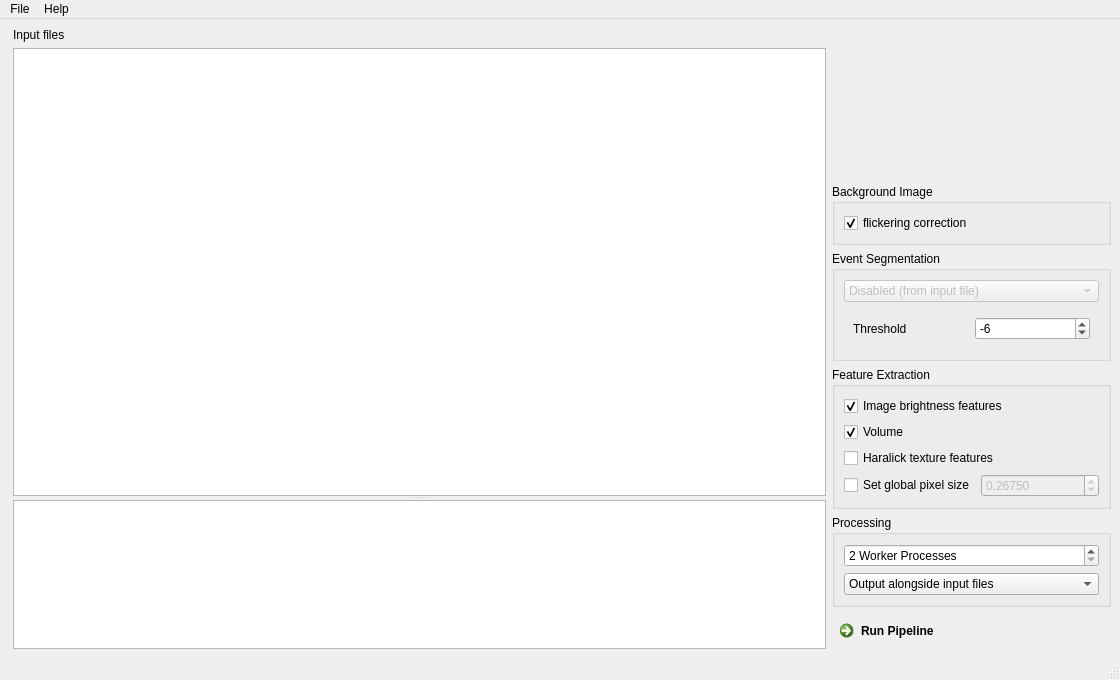
<?xml version="1.0" encoding="UTF-8"?>
<ui version="4.0">
 <class>MainWindow</class>
 <widget class="QMainWindow" name="MainWindow">
  <property name="geometry">
   <rect>
    <x>0</x>
    <y>0</y>
    <width>1120</width>
    <height>680</height>
   </rect>
  </property>
  <property name="windowTitle">
   <string>MainWindow</string>
  </property>
  <widget class="QWidget" name="centralwidget">
   <layout class="QHBoxLayout" name="horizontalLayout" stretch="4,1">
    <property name="leftMargin">
     <number>9</number>
    </property>
    <item>
     <layout class="QVBoxLayout" name="verticalLayout_5">
      <property name="leftMargin">
       <number>4</number>
      </property>
      <item>
       <widget class="QLabel" name="label_2">
        <property name="sizePolicy">
         <sizepolicy hsizetype="Expanding" vsizetype="Preferred">
          <horstretch>0</horstretch>
          <verstretch>0</verstretch>
         </sizepolicy>
        </property>
        <property name="text">
         <string>Input files</string>
        </property>
       </widget>
      </item>
      <item>
       <widget class="QSplitter" name="splitter">
        <property name="orientation">
         <enum>Qt::Vertical</enum>
        </property>
        <widget class="ProgressTable" name="tableView_input">
         <property name="sizePolicy">
          <sizepolicy hsizetype="Expanding" vsizetype="Expanding">
           <horstretch>1</horstretch>
           <verstretch>3</verstretch>
          </sizepolicy>
         </property>
         <property name="dragDropMode">
          <enum>QAbstractItemView::InternalMove</enum>
         </property>
         <property name="alternatingRowColors">
          <bool>true</bool>
         </property>
         <property name="selectionMode">
          <enum>QAbstractItemView::SingleSelection</enum>
         </property>
         <property name="selectionBehavior">
          <enum>QAbstractItemView::SelectRows</enum>
         </property>
         <property name="sortingEnabled">
          <bool>true</bool>
         </property>
         <property name="cornerButtonEnabled">
          <bool>false</bool>
         </property>
         <attribute name="horizontalHeaderMinimumSectionSize">
          <number>50</number>
         </attribute>
         <attribute name="horizontalHeaderStretchLastSection">
          <bool>true</bool>
         </attribute>
         <attribute name="verticalHeaderVisible">
          <bool>false</bool>
         </attribute>
        </widget>
        <widget class="QTextBrowser" name="textBrowser">
         <property name="sizePolicy">
          <sizepolicy hsizetype="Expanding" vsizetype="Expanding">
           <horstretch>1</horstretch>
           <verstretch>1</verstretch>
          </sizepolicy>
         </property>
        </widget>
       </widget>
      </item>
     </layout>
    </item>
    <item>
     <widget class="QWidget" name="widget_options" native="true">
      <property name="sizePolicy">
       <sizepolicy hsizetype="Minimum" vsizetype="Preferred">
        <horstretch>0</horstretch>
        <verstretch>0</verstretch>
       </sizepolicy>
      </property>
      <layout class="QVBoxLayout" name="verticalLayout">
       <property name="leftMargin">
        <number>0</number>
       </property>
       <property name="topMargin">
        <number>0</number>
       </property>
       <property name="rightMargin">
        <number>0</number>
       </property>
       <property name="bottomMargin">
        <number>0</number>
       </property>
       <item>
        <spacer name="verticalSpacer_2">
         <property name="orientation">
          <enum>Qt::Vertical</enum>
         </property>
         <property name="sizeHint" stdset="0">
          <size>
           <width>20</width>
           <height>40</height>
          </size>
         </property>
        </spacer>
       </item>
       <item>
        <widget class="QGroupBox" name="groupBox">
         <property name="title">
          <string>Background Image</string>
         </property>
         <layout class="QVBoxLayout" name="verticalLayout_2">
          <item>
           <widget class="QCheckBox" name="checkBox_bg_flickering">
            <property name="text">
             <string>flickering correction</string>
            </property>
            <property name="checked">
             <bool>true</bool>
            </property>
           </widget>
          </item>
         </layout>
        </widget>
       </item>
       <item>
        <widget class="QGroupBox" name="groupBox_4">
         <property name="sizePolicy">
          <sizepolicy hsizetype="Preferred" vsizetype="Preferred">
           <horstretch>0</horstretch>
           <verstretch>0</verstretch>
          </sizepolicy>
         </property>
         <property name="title">
          <string>Event Segmentation</string>
         </property>
         <layout class="QGridLayout" name="gridLayout_2">
          <item row="1" column="0" alignment="Qt::AlignTop">
           <widget class="QStackedWidget" name="stackedWidget_segmenter">
            <property name="sizePolicy">
             <sizepolicy hsizetype="Minimum" vsizetype="Minimum">
              <horstretch>0</horstretch>
              <verstretch>0</verstretch>
             </sizepolicy>
            </property>
            <property name="currentIndex">
             <number>1</number>
            </property>
            <widget class="QWidget" name="page">
             <layout class="QGridLayout" name="gridLayout">
              <item row="0" column="0">
               <widget class="QCheckBox" name="checkBox_basin_based">
                <property name="text">
                 <string>Use basins (output file links to input file)</string>
                </property>
               </widget>
              </item>
             </layout>
            </widget>
            <widget class="QWidget" name="page_2">
             <layout class="QGridLayout" name="gridLayout_3">
              <item row="0" column="0">
               <widget class="QLabel" name="label">
                <property name="text">
                 <string>Threshold</string>
                </property>
               </widget>
              </item>
              <item row="0" column="1">
               <widget class="QSpinBox" name="spinBox_thresh">
                <property name="toolTip">
                 <string>Mask-generating threshold for the background-corrected image.</string>
                </property>
                <property name="minimum">
                 <number>-10</number>
                </property>
                <property name="maximum">
                 <number>-1</number>
                </property>
                <property name="value">
                 <number>-6</number>
                </property>
               </widget>
              </item>
             </layout>
            </widget>
           </widget>
          </item>
          <item row="0" column="0">
           <widget class="QComboBox" name="comboBox_segmenter">
            <property name="enabled">
             <bool>false</bool>
            </property>
            <property name="sizePolicy">
             <sizepolicy hsizetype="Minimum" vsizetype="Fixed">
              <horstretch>0</horstretch>
              <verstretch>0</verstretch>
             </sizepolicy>
            </property>
            <item>
             <property name="text">
              <string>Disabled (from input file)</string>
             </property>
            </item>
            <item>
             <property name="text">
              <string>Threshold-based</string>
             </property>
            </item>
           </widget>
          </item>
         </layout>
        </widget>
       </item>
       <item alignment="Qt::AlignTop">
        <widget class="QGroupBox" name="groupBox_5">
         <property name="sizePolicy">
          <sizepolicy hsizetype="Preferred" vsizetype="Expanding">
           <horstretch>0</horstretch>
           <verstretch>0</verstretch>
          </sizepolicy>
         </property>
         <property name="title">
          <string>Feature Extraction</string>
         </property>
         <layout class="QVBoxLayout" name="verticalLayout_7">
          <item>
           <widget class="QCheckBox" name="checkBox_feat_bright">
            <property name="text">
             <string>Image brightness features</string>
            </property>
            <property name="checked">
             <bool>true</bool>
            </property>
           </widget>
          </item>
          <item>
           <widget class="QCheckBox" name="checkBox_feat_volume">
            <property name="text">
             <string>Volume</string>
            </property>
            <property name="checked">
             <bool>true</bool>
            </property>
           </widget>
          </item>
          <item>
           <widget class="QCheckBox" name="checkBox_feat_haralick">
            <property name="text">
             <string>Haralick texture features</string>
            </property>
           </widget>
          </item>
          <item>
           <layout class="QHBoxLayout" name="horizontalLayout_2">
            <property name="topMargin">
             <number>0</number>
            </property>
            <item>
             <widget class="QCheckBox" name="checkBox_pixel_size">
              <property name="text">
               <string>Set global pixel size</string>
              </property>
             </widget>
            </item>
            <item>
             <widget class="QDoubleSpinBox" name="doubleSpinBox_pixel_size">
              <property name="enabled">
               <bool>false</bool>
              </property>
              <property name="decimals">
               <number>5</number>
              </property>
              <property name="minimum">
               <double>0.100000000000000</double>
              </property>
              <property name="maximum">
               <double>0.950000000000000</double>
              </property>
              <property name="value">
               <double>0.267500000000000</double>
              </property>
             </widget>
            </item>
           </layout>
          </item>
         </layout>
        </widget>
       </item>
       <item>
        <widget class="QGroupBox" name="groupBox_6">
         <property name="sizePolicy">
          <sizepolicy hsizetype="Preferred" vsizetype="Preferred">
           <horstretch>0</horstretch>
           <verstretch>0</verstretch>
          </sizepolicy>
         </property>
         <property name="title">
          <string>Processing</string>
         </property>
         <layout class="QVBoxLayout" name="verticalLayout_8">
          <item>
           <widget class="QSpinBox" name="spinBox_procs">
            <property name="suffix">
             <string> Worker Processes</string>
            </property>
            <property name="minimum">
             <number>2</number>
            </property>
            <property name="maximum">
             <number>64</number>
            </property>
           </widget>
          </item>
          <item>
           <widget class="QComboBox" name="comboBox_output">
            <item>
             <property name="text">
              <string>Output alongside input files</string>
             </property>
            </item>
            <item>
             <property name="text">
              <string>Select output path...</string>
             </property>
            </item>
           </widget>
          </item>
         </layout>
        </widget>
       </item>
       <item>
        <widget class="QCommandLinkButton" name="commandLinkButton_run">
         <property name="text">
          <string>Run Pipeline</string>
         </property>
        </widget>
       </item>
      </layout>
     </widget>
    </item>
   </layout>
  </widget>
  <widget class="QMenuBar" name="menubar">
   <property name="geometry">
    <rect>
     <x>0</x>
     <y>0</y>
     <width>1120</width>
     <height>22</height>
    </rect>
   </property>
   <widget class="QMenu" name="menuHelp">
    <property name="title">
     <string>Help</string>
    </property>
    <addaction name="actionDocumentation"/>
    <addaction name="actionSoftware"/>
    <addaction name="actionAbout"/>
   </widget>
   <widget class="QMenu" name="menuFile">
    <property name="title">
     <string>File</string>
    </property>
    <addaction name="actionAdd"/>
    <addaction name="actionClear"/>
    <addaction name="separator"/>
    <addaction name="actionQuit"/>
   </widget>
   <addaction name="menuFile"/>
   <addaction name="menuHelp"/>
  </widget>
  <widget class="QStatusBar" name="statusbar"/>
  <action name="actionExit">
   <property name="text">
    <string>Quit</string>
   </property>
  </action>
  <action name="actionAbout">
   <property name="text">
    <string>About</string>
   </property>
  </action>
  <action name="actionSoftware">
   <property name="text">
    <string>Software</string>
   </property>
  </action>
  <action name="actionDocumentation">
   <property name="text">
    <string>Documentation</string>
   </property>
  </action>
  <action name="actionQuit">
   <property name="text">
    <string>Quit</string>
   </property>
  </action>
  <action name="actionAdd">
   <property name="text">
    <string>Add data</string>
   </property>
  </action>
  <action name="actionClear">
   <property name="text">
    <string>Clear list</string>
   </property>
  </action>
 </widget>
 <customwidgets>
  <customwidget>
   <class>ProgressTable</class>
   <extends>QTableView</extends>
   <header>chipstream.gui.table_progress</header>
  </customwidget>
 </customwidgets>
 <resources/>
 <connections>
  <connection>
   <sender>comboBox_segmenter</sender>
   <signal>currentIndexChanged(int)</signal>
   <receiver>stackedWidget_segmenter</receiver>
   <slot>setCurrentIndex(int)</slot>
   <hints>
    <hint type="sourcelabel">
     <x>1052</x>
     <y>248</y>
    </hint>
    <hint type="destinationlabel">
     <x>1052</x>
     <y>312</y>
    </hint>
   </hints>
  </connection>
  <connection>
   <sender>checkBox_pixel_size</sender>
   <signal>toggled(bool)</signal>
   <receiver>doubleSpinBox_pixel_size</receiver>
   <slot>setEnabled(bool)</slot>
   <hints>
    <hint type="sourcelabel">
     <x>1149</x>
     <y>547</y>
    </hint>
    <hint type="destinationlabel">
     <x>1310</x>
     <y>547</y>
    </hint>
   </hints>
  </connection>
 </connections>
</ui>
